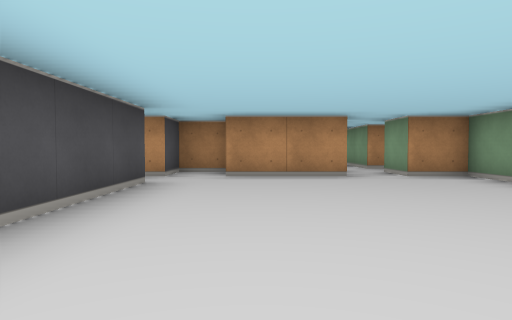
[1] (above)

21 first-person views from a walk through a cub3D maze. The camera is about half as high as the walls, tilts 2° down and sees 75° across. The floor is counted in squares. Each view is taken from the middle of a square. On the plan, view 1 faces up. The plan holds only what a view shows up to about 9 squares ahead; the rest is blank.

[2]
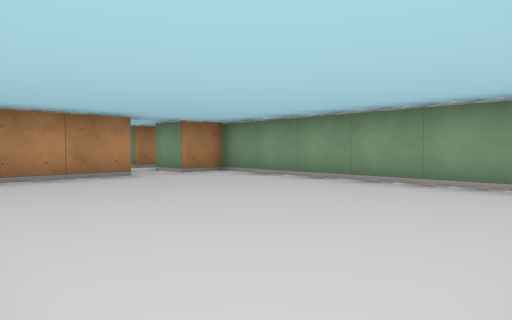

[3]
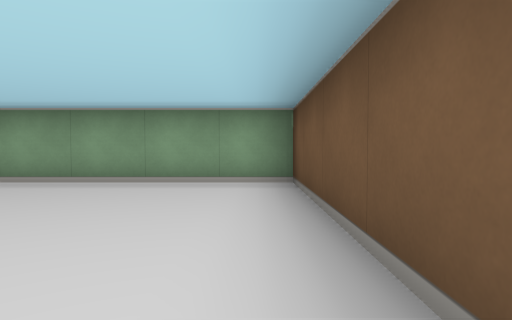

[4]
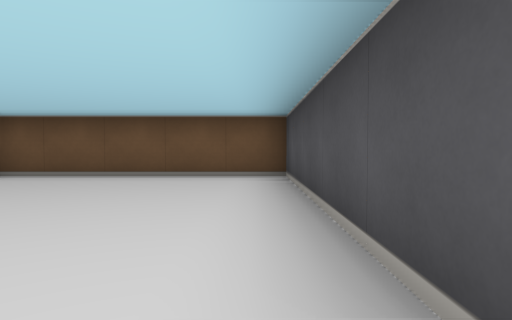

[5]
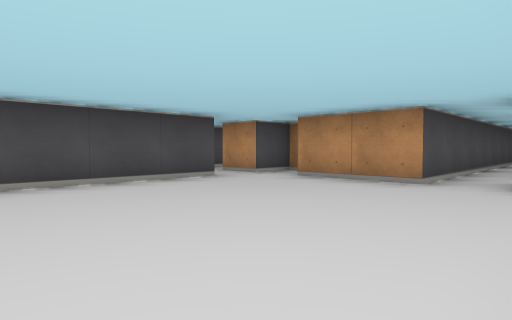

[6]
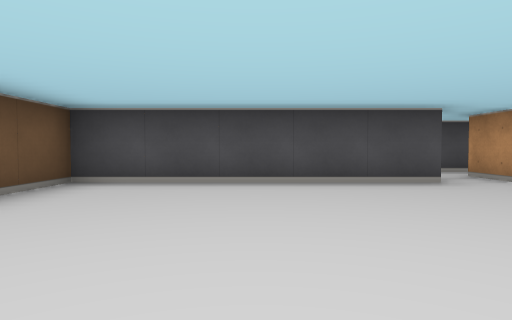

[7]
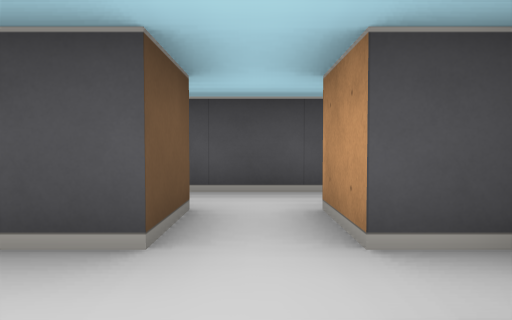

[8]
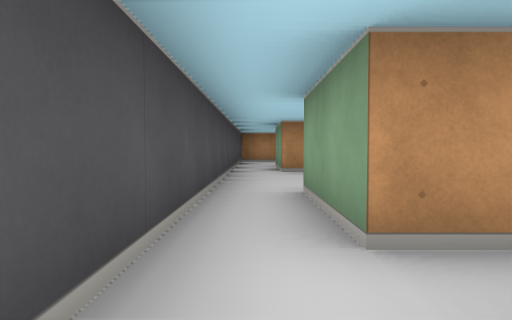

[9]
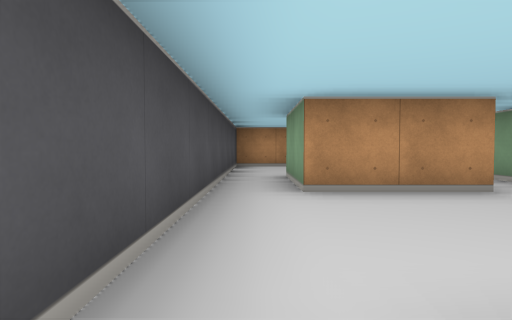

[10]
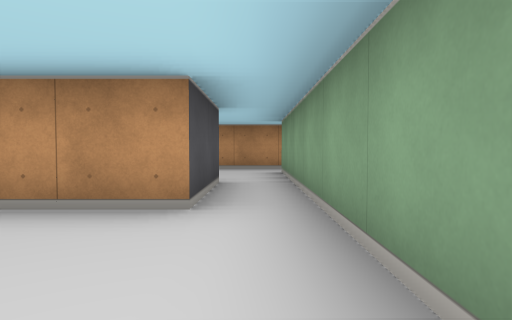

[11]
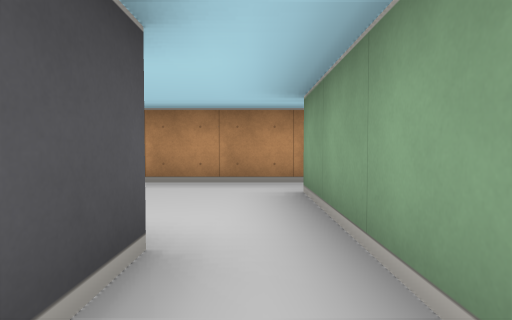

[12]
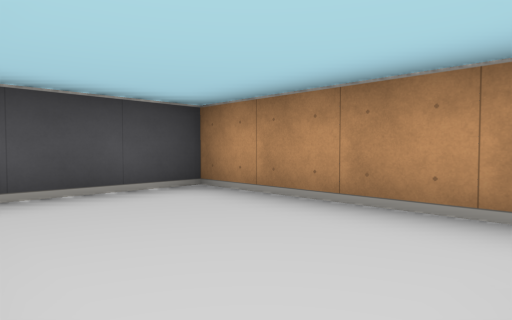

[13]
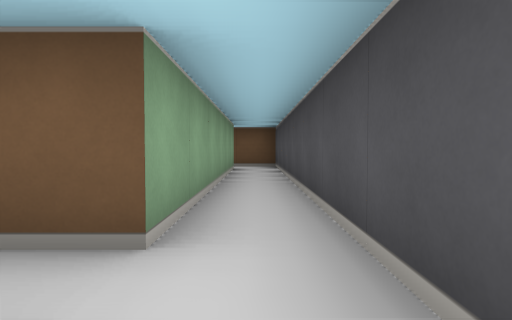

[14]
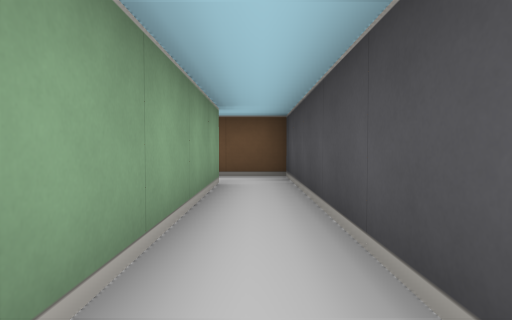

[15]
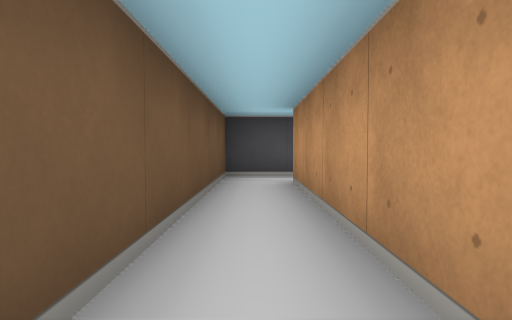

[16]
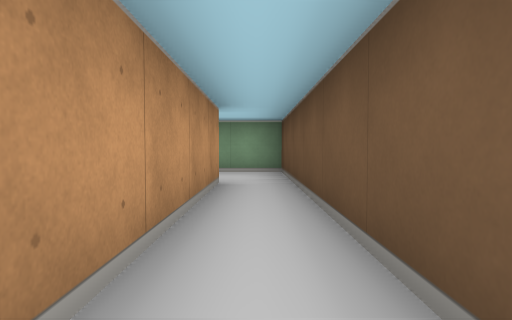

[17]
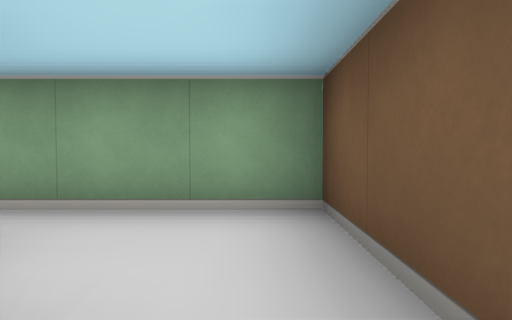

[18]
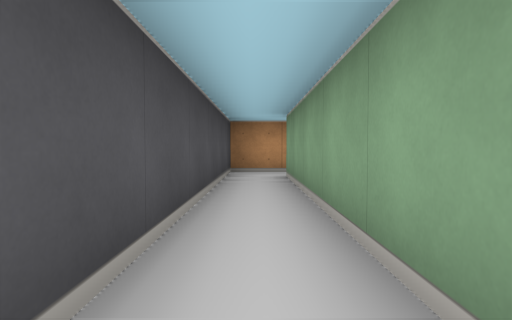

[19]
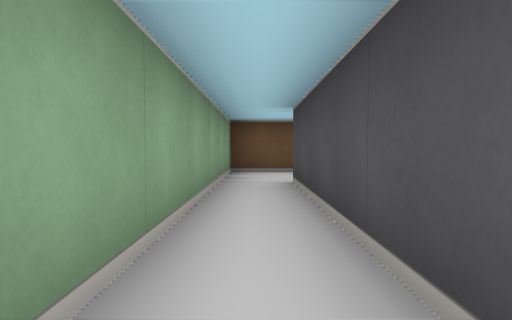

[20]
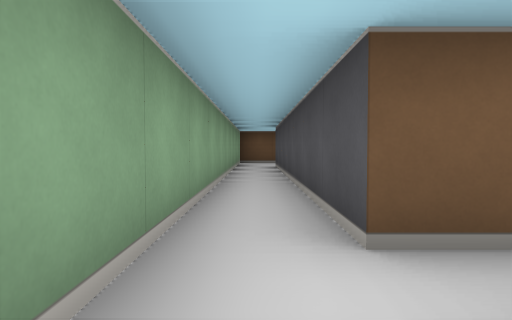

[21]
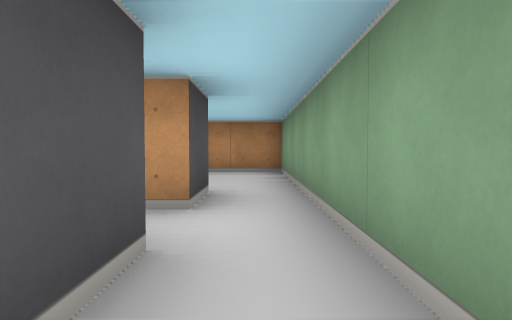

### Floor plan
Ten units are one square. View 1 is at (0, 0); x grows to the right and y downward. Boxes are objects, and circles mark ways between rooms. Rooms are numbered by the first view taken in them; rooms with no view inside come last. Other rooms are left out.
<svg viewBox="-40 -160 100 190">
<path fill="none" stroke="#000" d="M15 -55 -5 -55M-25 -45 -15 -45 -15 5 35 5 35 -55 25 -55M-5 -65 -15 -65 -15 -55 -25 -55M-35 -55 -35 25 -25 25M-25 15 -25 -45M-35 -105 -35 -55M-5 -105 -25 -105M5 -86 5 -106M-25 -55 -25 -75M-5 -125 -5 -105M-25 -105 -25 -124M5 -106 5 -145M8 -155 -35 -155 -35 -105M35 15 -25 15M-25 25 55 25 55 5M25 -75 25 -134M26 -145 15 -145 15 -55M25 -55 25 -65M38 -65 45 -65 45 5M45 -85 45 -75 25 -75M55 5 55 -115 40 -115"/>
<circle cx="-20" cy="-50" r="3" fill="#2a7"/>
<circle cx="20" cy="-60" r="3" fill="#2a7"/>
<circle cx="-30" cy="-65" r="3" fill="#2a7"/>
<circle cx="-20" cy="20" r="3" fill="#2a7"/>
<circle cx="-30" cy="-115" r="3" fill="#2a7"/>
<circle cx="0" cy="-115" r="3" fill="#2a7"/>
<circle cx="50" cy="0" r="3" fill="#2a7"/>
<circle cx="35" cy="-70" r="3" fill="#2a7"/>
<text x="10" y="-30">1</text>
<text x="-30" y="-20">2</text>
<text x="-20" y="-90">3</text>
<text x="-20" y="-130">4</text>
<text x="20" y="20">5</text>
<text x="20" y="-110">6</text>
<text x="50" y="-60">7</text>
</svg>
Room 1 opens to room 2. Room 1 opens to room 6. Room 2 opens to room 3. Room 2 opens to room 5. Room 3 opens to room 4. Room 5 opens to room 7. Room 6 opens to room 7.

Where each view was taken, in squares from view 1:
view 1: 0 up, 0 right, facing up
view 2: 0 up, 1 left, facing up-right
view 3: 0 up, 1 left, facing right
view 4: 5 up, 1 left, facing down
view 5: 1 up, 3 right, facing up-left
view 6: 2 up, 3 right, facing left
view 7: 5 up, 0 right, facing left
view 8: 4 up, 3 left, facing up
view 9: 7 up, 3 left, facing up
view 10: 8 up, 0 right, facing up
view 11: 11 up, 0 right, facing up
view 12: 13 up, 0 right, facing up-left
view 13: 6 up, 3 left, facing down
view 14: 3 up, 3 left, facing down
view 15: 2 down, 2 right, facing left
view 16: 2 down, 1 left, facing right
view 17: 2 down, 3 right, facing right
view 18: 8 up, 2 right, facing up
view 19: 4 up, 5 right, facing down
view 20: 8 up, 5 right, facing down
view 21: 5 up, 5 right, facing up
